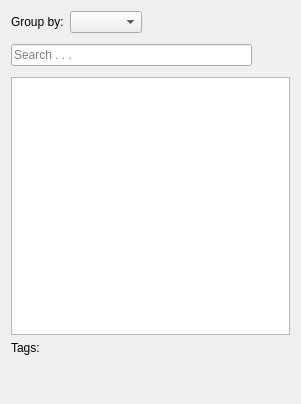
<?xml version="1.0" encoding="UTF-8"?>
<ui version="4.0">
 <class>SegmentationExplorer</class>
 <widget class="QWidget" name="SegmentationExplorer">
  <property name="geometry">
   <rect>
    <x>0</x>
    <y>0</y>
    <width>301</width>
    <height>404</height>
   </rect>
  </property>
  <property name="windowTitle">
   <string>Segmentation Explorer</string>
  </property>
  <property name="styleSheet">
   <string notr="true"/>
  </property>
  <layout class="QVBoxLayout" name="verticalLayout">
   <item>
    <layout class="QHBoxLayout" name="groupLayout">
     <item>
      <widget class="QLabel" name="groupLabel">
       <property name="text">
        <string>Group by:</string>
       </property>
      </widget>
     </item>
     <item>
      <widget class="QComboBox" name="groupList"/>
     </item>
     <item>
      <spacer name="groupSpacer">
       <property name="orientation">
        <enum>Qt::Horizontal</enum>
       </property>
       <property name="sizeHint" stdset="0">
        <size>
         <width>40</width>
         <height>20</height>
        </size>
       </property>
      </spacer>
     </item>
    </layout>
   </item>
   <item>
    <layout class="QHBoxLayout" name="horizontalLayout">
     <item>
      <widget class="QLineEdit" name="searchText">
       <property name="inputMethodHints">
        <set>Qt::ImhNone</set>
       </property>
       <property name="placeholderText">
        <string>Search . . .</string>
       </property>
      </widget>
     </item>
     <item>
      <widget class="QPushButton" name="clearSearch">
       <property name="enabled">
        <bool>false</bool>
       </property>
       <property name="sizePolicy">
        <sizepolicy hsizetype="Fixed" vsizetype="Fixed">
         <horstretch>0</horstretch>
         <verstretch>0</verstretch>
        </sizepolicy>
       </property>
       <property name="minimumSize">
        <size>
         <width>32</width>
         <height>32</height>
        </size>
       </property>
       <property name="maximumSize">
        <size>
         <width>32</width>
         <height>32</height>
        </size>
       </property>
       <property name="baseSize">
        <size>
         <width>32</width>
         <height>32</height>
        </size>
       </property>
       <property name="toolTip">
        <string>Clear filters</string>
       </property>
       <property name="text">
        <string/>
       </property>
       <property name="icon">
        <iconset resource="../../rsc/espina.qrc">
         <normaloff>:/espina/cancel.png</normaloff>:/espina/cancel.png</iconset>
       </property>
       <property name="iconSize">
        <size>
         <width>22</width>
         <height>22</height>
        </size>
       </property>
       <property name="shortcut">
        <string>Del</string>
       </property>
       <property name="flat">
        <bool>true</bool>
       </property>
      </widget>
     </item>
    </layout>
   </item>
   <item>
    <widget class="CheckableTreeView" name="view">
     <property name="acceptDrops">
      <bool>true</bool>
     </property>
     <property name="styleSheet">
      <string notr="true">QTreeView::indicator {
     width: 15px;
     height: 15px;
 }
QTreeView::indicator:checked {
     image: url(:/espina/show_all.svg);
 } 
QTreeView::indicator:indeterminate {
     image: url(:/espina/show_partially.svg);
 } 
QTreeView::indicator:unchecked {
     image: url(:/espina/hide_all.svg);
 } 
</string>
     </property>
     <property name="editTriggers">
      <set>QAbstractItemView::DoubleClicked|QAbstractItemView::EditKeyPressed</set>
     </property>
     <property name="dragEnabled">
      <bool>true</bool>
     </property>
     <property name="dragDropMode">
      <enum>QAbstractItemView::InternalMove</enum>
     </property>
     <property name="defaultDropAction">
      <enum>Qt::MoveAction</enum>
     </property>
     <property name="selectionMode">
      <enum>QAbstractItemView::ExtendedSelection</enum>
     </property>
     <property name="animated">
      <bool>true</bool>
     </property>
     <attribute name="headerVisible">
      <bool>false</bool>
     </attribute>
    </widget>
   </item>
   <item>
    <layout class="QHBoxLayout" name="horizontalLayout_2">
     <item>
      <widget class="QLabel" name="tagsLabel">
       <property name="sizePolicy">
        <sizepolicy hsizetype="Maximum" vsizetype="Preferred">
         <horstretch>0</horstretch>
         <verstretch>0</verstretch>
        </sizepolicy>
       </property>
       <property name="text">
        <string>Tags:</string>
       </property>
      </widget>
     </item>
     <item>
      <widget class="QLabel" name="selectedTags">
       <property name="sizePolicy">
        <sizepolicy hsizetype="MinimumExpanding" vsizetype="Preferred">
         <horstretch>0</horstretch>
         <verstretch>0</verstretch>
        </sizepolicy>
       </property>
       <property name="text">
        <string/>
       </property>
      </widget>
     </item>
    </layout>
   </item>
   <item>
    <layout class="QHBoxLayout" name="controlLayout">
     <item>
      <widget class="QPushButton" name="loadButton">
       <property name="minimumSize">
        <size>
         <width>32</width>
         <height>32</height>
        </size>
       </property>
       <property name="maximumSize">
        <size>
         <width>32</width>
         <height>32</height>
        </size>
       </property>
       <property name="toolTip">
        <string>Load Classification...</string>
       </property>
       <property name="text">
        <string/>
       </property>
       <property name="icon">
        <iconset resource="../../rsc/espina.qrc">
         <normaloff>:/espina/file_open_classification.svg</normaloff>:/espina/file_open_classification.svg</iconset>
       </property>
       <property name="iconSize">
        <size>
         <width>22</width>
         <height>22</height>
        </size>
       </property>
       <property name="flat">
        <bool>true</bool>
       </property>
      </widget>
     </item>
     <item>
      <widget class="QPushButton" name="saveButton">
       <property name="minimumSize">
        <size>
         <width>32</width>
         <height>32</height>
        </size>
       </property>
       <property name="maximumSize">
        <size>
         <width>32</width>
         <height>32</height>
        </size>
       </property>
       <property name="toolTip">
        <string>Save Classification...</string>
       </property>
       <property name="text">
        <string/>
       </property>
       <property name="icon">
        <iconset resource="../../rsc/espina.qrc">
         <normaloff>:/espina/file_save_classification.svg</normaloff>:/espina/file_save_classification.svg</iconset>
       </property>
       <property name="iconSize">
        <size>
         <width>22</width>
         <height>22</height>
        </size>
       </property>
       <property name="flat">
        <bool>true</bool>
       </property>
      </widget>
     </item>
     <item>
      <spacer name="controlSpacer">
       <property name="orientation">
        <enum>Qt::Horizontal</enum>
       </property>
       <property name="sizeHint" stdset="0">
        <size>
         <width>40</width>
         <height>20</height>
        </size>
       </property>
      </spacer>
     </item>
     <item>
      <layout class="QHBoxLayout" name="specificControlLayout"/>
     </item>
     <item>
      <widget class="QPushButton" name="showInformationButton">
       <property name="enabled">
        <bool>false</bool>
       </property>
       <property name="sizePolicy">
        <sizepolicy hsizetype="Fixed" vsizetype="Fixed">
         <horstretch>0</horstretch>
         <verstretch>0</verstretch>
        </sizepolicy>
       </property>
       <property name="minimumSize">
        <size>
         <width>32</width>
         <height>32</height>
        </size>
       </property>
       <property name="maximumSize">
        <size>
         <width>32</width>
         <height>32</height>
        </size>
       </property>
       <property name="baseSize">
        <size>
         <width>32</width>
         <height>32</height>
        </size>
       </property>
       <property name="toolTip">
        <string>Show Information</string>
       </property>
       <property name="text">
        <string/>
       </property>
       <property name="icon">
        <iconset resource="../../rsc/espina.qrc">
         <normaloff>:/espina/info.svg</normaloff>:/espina/info.svg</iconset>
       </property>
       <property name="iconSize">
        <size>
         <width>22</width>
         <height>22</height>
        </size>
       </property>
       <property name="flat">
        <bool>true</bool>
       </property>
      </widget>
     </item>
     <item>
      <widget class="QPushButton" name="deleteButton">
       <property name="enabled">
        <bool>false</bool>
       </property>
       <property name="sizePolicy">
        <sizepolicy hsizetype="Fixed" vsizetype="Fixed">
         <horstretch>0</horstretch>
         <verstretch>0</verstretch>
        </sizepolicy>
       </property>
       <property name="minimumSize">
        <size>
         <width>32</width>
         <height>32</height>
        </size>
       </property>
       <property name="maximumSize">
        <size>
         <width>32</width>
         <height>32</height>
        </size>
       </property>
       <property name="baseSize">
        <size>
         <width>32</width>
         <height>32</height>
        </size>
       </property>
       <property name="toolTip">
        <string>Delete selected items</string>
       </property>
       <property name="text">
        <string/>
       </property>
       <property name="icon">
        <iconset resource="../../rsc/espina.qrc">
         <normaloff>:/espina/trash-full.svg</normaloff>:/espina/trash-full.svg</iconset>
       </property>
       <property name="iconSize">
        <size>
         <width>22</width>
         <height>22</height>
        </size>
       </property>
       <property name="shortcut">
        <string>Del</string>
       </property>
       <property name="flat">
        <bool>true</bool>
       </property>
      </widget>
     </item>
    </layout>
   </item>
  </layout>
 </widget>
 <customwidgets>
  <customwidget>
   <class>CheckableTreeView</class>
   <extends>QTreeView</extends>
   <header>GUI/Widgets/CheckableTreeView.h</header>
  </customwidget>
 </customwidgets>
 <resources>
  <include location="../../rsc/espina.qrc"/>
 </resources>
 <connections>
  <connection>
   <sender>clearSearch</sender>
   <signal>clicked()</signal>
   <receiver>searchText</receiver>
   <slot>clear()</slot>
   <hints>
    <hint type="sourcelabel">
     <x>271</x>
     <y>37</y>
    </hint>
    <hint type="destinationlabel">
     <x>220</x>
     <y>41</y>
    </hint>
   </hints>
  </connection>
 </connections>
</ui>
